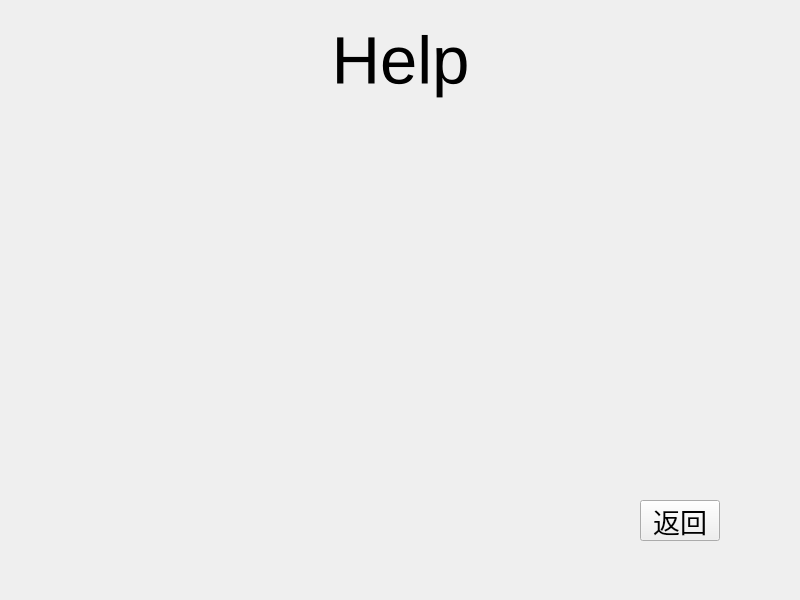
<?xml version="1.0" encoding="UTF-8"?>
<ui version="4.0">
 <class>Help</class>
 <widget class="QWidget" name="Help">
  <property name="geometry">
   <rect>
    <x>0</x>
    <y>0</y>
    <width>800</width>
    <height>600</height>
   </rect>
  </property>
  <property name="windowTitle">
   <string>Form</string>
  </property>
  <widget class="QPushButton" name="BtnBack">
   <property name="geometry">
    <rect>
     <x>640</x>
     <y>500</y>
     <width>80</width>
     <height>41</height>
    </rect>
   </property>
   <property name="font">
    <font>
     <pointsize>20</pointsize>
     <bold>false</bold>
    </font>
   </property>
   <property name="text">
    <string>返回</string>
   </property>
  </widget>
  <widget class="QLabel" name="LblTitle">
   <property name="geometry">
    <rect>
     <x>270</x>
     <y>20</y>
     <width>261</width>
     <height>81</height>
    </rect>
   </property>
   <property name="sizePolicy">
    <sizepolicy hsizetype="Preferred" vsizetype="Preferred">
     <horstretch>0</horstretch>
     <verstretch>0</verstretch>
    </sizepolicy>
   </property>
   <property name="font">
    <font>
     <pointsize>50</pointsize>
    </font>
   </property>
   <property name="text">
    <string>Help</string>
   </property>
   <property name="alignment">
    <set>Qt::AlignmentFlag::AlignCenter</set>
   </property>
  </widget>
 </widget>
 <resources/>
 <connections/>
</ui>
